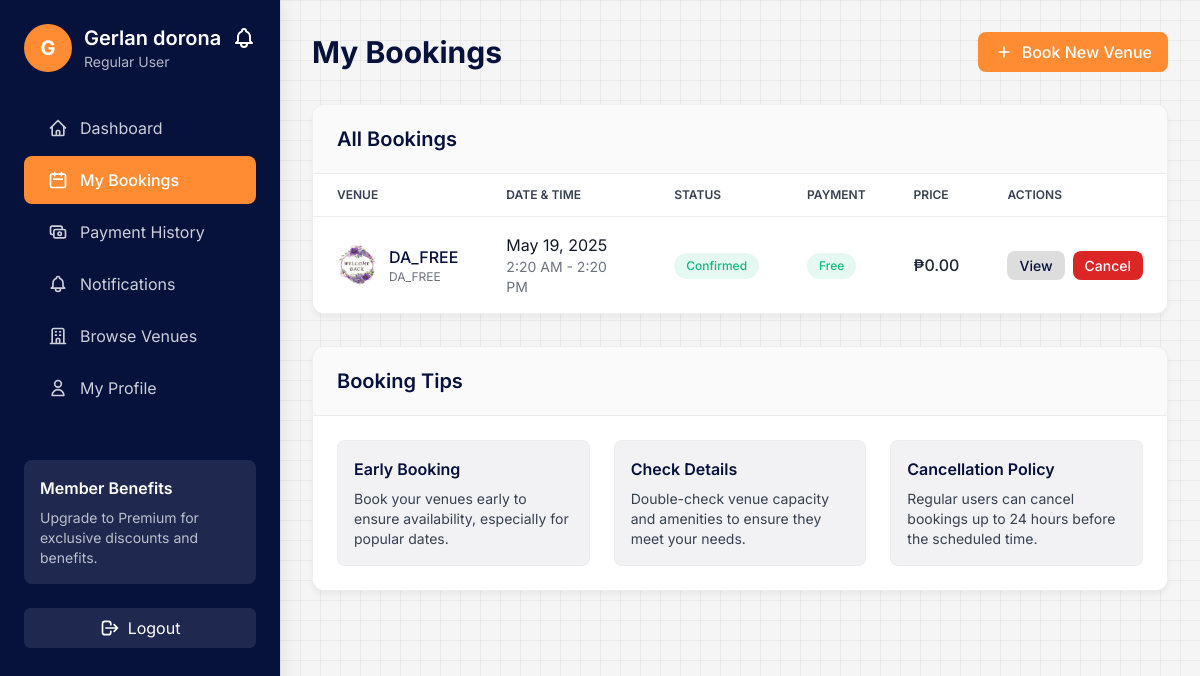
The page /bookings/ (signed in) on the database as committed earlier.
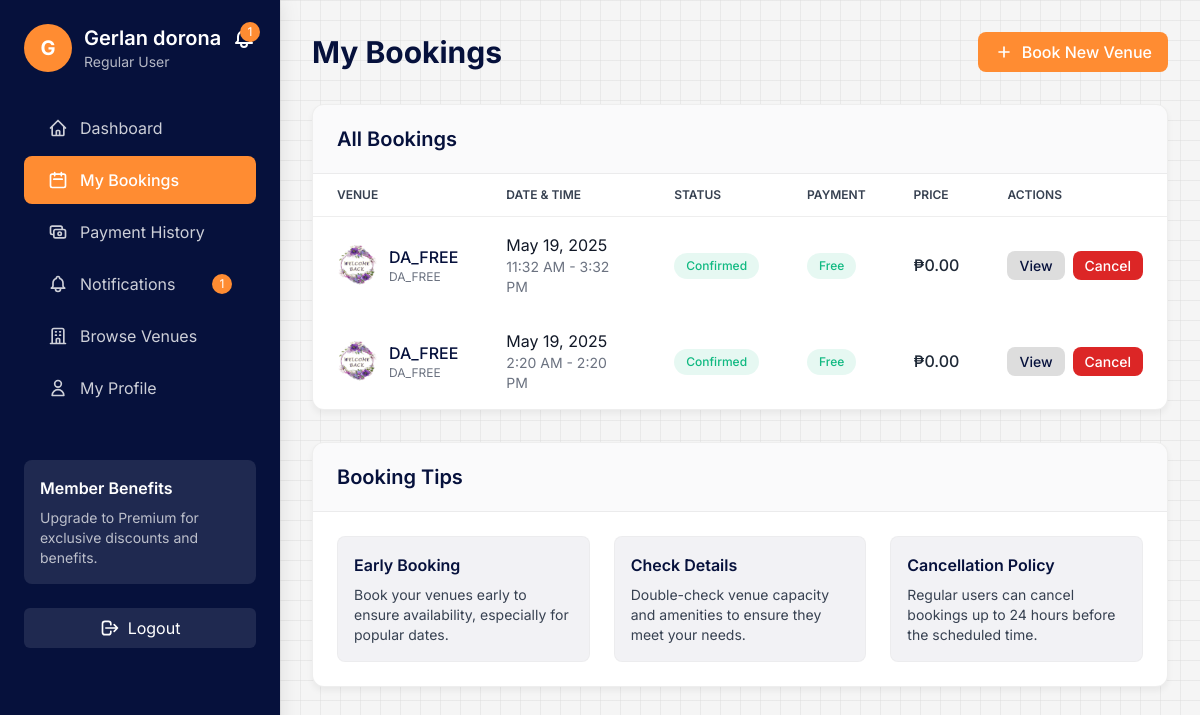
The same page on the database as committed later.
### booking/models/booking.py (models this page shows, shortened)
class Booking(models.Model):
    STATUS_CHOICES = [
        ('pending', 'Pending'),
        ('confirmed', 'Confirmed'),
        ('cancelled', 'Cancelled'),
        ('free', 'Free Venue'),
    ]
    user = models.ForeignKey(User, on_delete=models.CASCADE, related_name='bookings')
    venue = models.ForeignKey(Venue, on_delete=models.CASCADE, related_name='bookings')
    time_slot = models.ForeignKey(TimeSlot, on_delete=models.CASCADE, related_name='bookings')
    num_guests = models.PositiveIntegerField()
    status = models.CharField(max_length=20, choices=STATUS_CHOICES, default='pending')
    special_requests = models.TextField(blank=True)
    total_price = models.DecimalField(max_digits=10, decimal_places=2)
    booking_date = models.DateTimeField(auto_now_add=True)
    def is_free_venue(self):
        return self.venue.hourly_rate == 0
    class Meta:
        ordering = ['-booking_date']

### booking/models/venue.py (models this page shows, shortened)
class Venue(models.Model):
    STATUS_CHOICES = [
        ('active', 'Active'),
        ('maintenance', 'Under Maintenance'),
        ('inactive', 'Inactive'),
    ]
    name = models.CharField(max_length=200)
    description = models.TextField()
    address = models.CharField(max_length=255)
    capacity = models.PositiveIntegerField()
    hourly_rate = models.DecimalField(max_digits=10, decimal_places=2)
    image = models.ImageField(upload_to='venues/', blank=True, null=True)
    categories = models.ManyToManyField(Category, related_name='venues')
    manager = models.ForeignKey(VenueManager, on_delete=models.SET_NULL, null=True, related_name='managed_venues')
    status = models.CharField(max_length=20, choices=STATUS_CHOICES, default='active')
    created_at = models.DateTimeField(auto_now_add=True)
    updated_at = models.DateTimeField(auto_now=True)
    class Meta:
        ordering = ['name']

### booking/models/time_slot.py (models this page shows, shortened)
class TimeSlot(models.Model):
    venue = models.ForeignKey(Venue, on_delete=models.CASCADE, related_name='time_slots')
    date = models.DateField()
    start_time = models.TimeField()
    end_time = models.TimeField()
    is_available = models.BooleanField(default=True)
    class Meta:
        ordering = ['date', 'start_time']
        unique_together = ['venue', 'date', 'start_time']

### booking/views/booking_views.py (the view)
# urls.py: path('bookings/', views.my_bookings, name='my_bookings'),
@login_required
def my_bookings(request):
    bookings = Booking.objects.filter(user=request.user).order_by('-booking_date')
    from booking.models import UserProfile
    profile, created = UserProfile.objects.get_or_create(user=request.user)
    if created:
        from django.contrib import messages
        messages.info(request, 'We created a new profile for you. Please update your information.')
    context = {
        'bookings': bookings,
        'profile': profile,
    }
    return render(request, 'booking/my_bookings_fullpage.html', context)

### booking/context_processors.py (called while the page is built)
def common_context(request):
    context = {
        'all_categories': Category.objects.all(),
    }
    if request.user.is_authenticated:
        unread_notifications = Notification.objects.filter(
            user=request.user,
            is_read=False
        ).order_by('-created_at')
        recent_notifications = Notification.objects.filter(
            user=request.user
        ).order_by('-created_at')[:5]
        context.update({
            'unread_notifications': unread_notifications,
            'unread_notification_count': unread_notifications.count(),
            'recent_notifications': recent_notifications,
        })
    return context

### templates/booking/my_bookings_fullpage.html (shortened to what the changed rows need)
<!DOCTYPE html>
<html lang="en">
<head>
    <script src="https://cdn.tailwindcss.com"></script>
</head>
<body>
    <div class="dashboard-container">
        {% with active_page='bookings' %}
            {% include 'booking/components/user_sidebar.html' %}
        {% endwith %}
        <main class="p-8">
            <div class="flex justify-between items-center mb-8">
                <h1 class="text-3xl font-bold text-primary">My Bookings</h1>
            </div>
            <div class="dashboard-card mb-8">
                <div class="dashboard-card-header">
                    <h2 class="text-xl font-semibold text-primary">All Bookings</h2>
                </div>
                {% if bookings %}
                <div class="overflow-x-auto">
                    <table class="dashboard-table">
                        <thead>
                            <tr>
                                <th>Venue</th>
                                <th>Date & Time</th>
                                <th>Status</th>
                                <th>Payment</th>
                                <th>Price</th>
                                <th>Actions</th>
                            </tr>
                        </thead>
                        <tbody>
                            {% for booking in bookings %}
                            <tr>
                                <td>
                                    <div class="flex items-center">
                                        {% if booking.venue.image %}
                                        <div class="flex-shrink-0 h-10 w-10 mr-3">
                                            <img class="h-10 w-10 rounded-md object-cover" src="{{ booking.venue.image.url }}" alt="{{ booking.venue.name }}">
                                        </div>
                                        {% endif %}
                                        <div>
                                            <div class="font-medium text-primary">{{ booking.venue.name }}</div>
                                            <div class="text-xs text-gray-500">{{ booking.venue.address|truncatechars:30 }}</div>
                                        </div>
                                    </div>
                                </td>
                                <td>
                                    <div class="text-gray-900">{{ booking.time_slot.date|date:"M d, Y" }}</div>
                                    <div class="text-sm text-gray-500">{{ booking.time_slot.start_time|time:"g:i A" }} - {{ booking.time_slot.end_time|time:"g:i A" }}</div>
                                </td>
                                <td>
                                    <span class="badge {% if booking.status == 'confirmed' %}badge-success{% elif booking.status == 'pending' %}badge-warning{% elif booking.status == 'free' %}badge-success{% else %}badge-danger{% endif %}">
                                        {{ booking.get_status_display }}
                                    </span>
                                </td>
                                <td>
                                    {% if booking.is_free_venue %}
                                        <span class="badge badge-success">Free</span>
                                    {% else %}
                                        {% if booking.status == 'confirmed' %}
                                            <span class="badge" style="background-color: rgba(79, 70, 229, 0.1); color: rgb(79, 70, 229);">Unpaid</span>
                                        {% else %}
                                            <span class="text-gray-400 text-sm">-</span>
                                        {% endif %}
                                    {% endif %}
                                </td>
                                <td class="font-medium text-accent">₱{{ booking.total_price }}</td>
                                <td>
                                    <div class="flex space-x-2">
                                        <a href="{% url 'booking_detail' booking.id %}" class="btn btn-sm btn-secondary">View</a>
                                        {% if booking.status != 'cancelled' %}
                                        <a href="{% url 'cancel_booking' booking.id %}"
                                           class="btn btn-sm bg-red-600 text-white hover:bg-red-500"
                                           onclick="return confirm('Are you sure you want to cancel this booking?');">
                                            Cancel
                                        </a>
                                        {% endif %}
                                    </div>
                                </td>
                            </tr>
                            {% endfor %}
                        </tbody>
                    </table>
                </div>
                {% endif %}
            </div>
            <div class="dashboard-card">
                <div class="dashboard-card-header">
                    <h2 class="text-xl font-semibold text-primary">Booking Tips</h2>
                </div>
            </div>
        </main>
    </div>
</body>
</html>

### templates/booking/components/user_sidebar.html (shortened to what the changed rows need)
<aside class="sidebar">
    <div class="p-6">
        <div class="flex items-center space-x-3 mb-8">
            <div class="flex-grow">
                <div class="flex items-center justify-between">
                    <h2 class="text-xl font-semibold text-white">{{ profile.user.get_full_name|default:profile.user.username }}</h2>
                    <a href="javascript:void(0);" onclick="openNotificationModal()" class="relative">
                        {% if unread_notification_count > 0 %}
                            <span class="absolute -top-1 -right-1 bg-accent text-white text-xs rounded-full h-5 w-5 flex items-center justify-center notification-counter">
                                {{ unread_notification_count }}
                            </span>
                        {% endif %}
                    </a>
                </div>
            </div>
        </div>
        <nav class="space-y-1 mt-8">
            <a href="javascript:void(0);" onclick="openNotificationModal()" class="sidebar-link {% if active_page == 'notifications' %}active{% endif %}">
                Notifications
                {% if unread_notification_count > 0 %}
                <span class="ml-auto bg-accent text-white text-xs rounded-full h-5 w-5 flex items-center justify-center notification-counter">
                    {{ unread_notification_count }}
                </span>
                {% endif %}
            </a>
        </nav>
    </div>
</aside>

Rows that differ between the two databases and show on the page:
added Booking: venue.image (picture), venue.name "DA_FREE", venue.address "DA_FREE", time_slot "May 19, 2025", time_slot.start_time "11:32 AM", time_slot.end_time "3:32 PM", status "Confirmed", shows "Free", total_price "0.00", shows "Cancel"
Other text that changed with them:
{{ unread_notification_count }}: (not shown) → "1"
